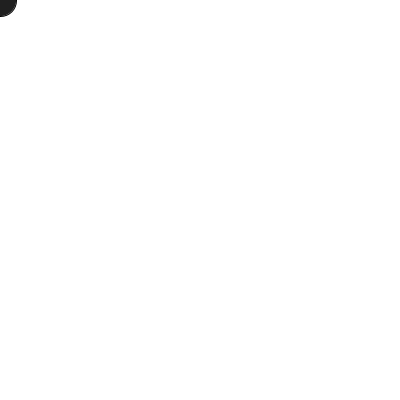
Frame 1 (no input)
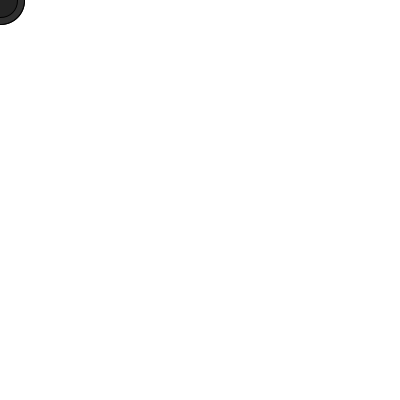
Frame 60 (the mouse pressed at the canvas centre just before this capture)
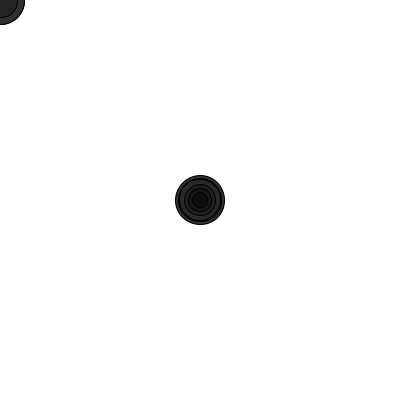
Frame 120 (the mouse held since frame 60 and released just before this capture)

The Processing sketch that drew these frames (run headless with seeded random() and noise(); from frame 60 on, the mouse is pressed at the canvas centre):

// Processing sketch: processing_129357
// ── processing_129357.pde

//Copyright Miranda Jacoby 2014 All Rights Rserved

float x;
float y;
float wd;
float ht;
float r;
float rFill;
//float xDist;
//float yDist;
//float easingCoef

void setup () {
size(400, 400);
background(255);
}

void draw () {
  
  x = mouseX;
  y = mouseY;
  wd = 50;
  ht = 50;
  r = random (0, 50);
  rFill = random (0, 255);
  fill(r);
  ellipse(x, y, r, r);
}

void mousePressed () {
  background(255);
}
